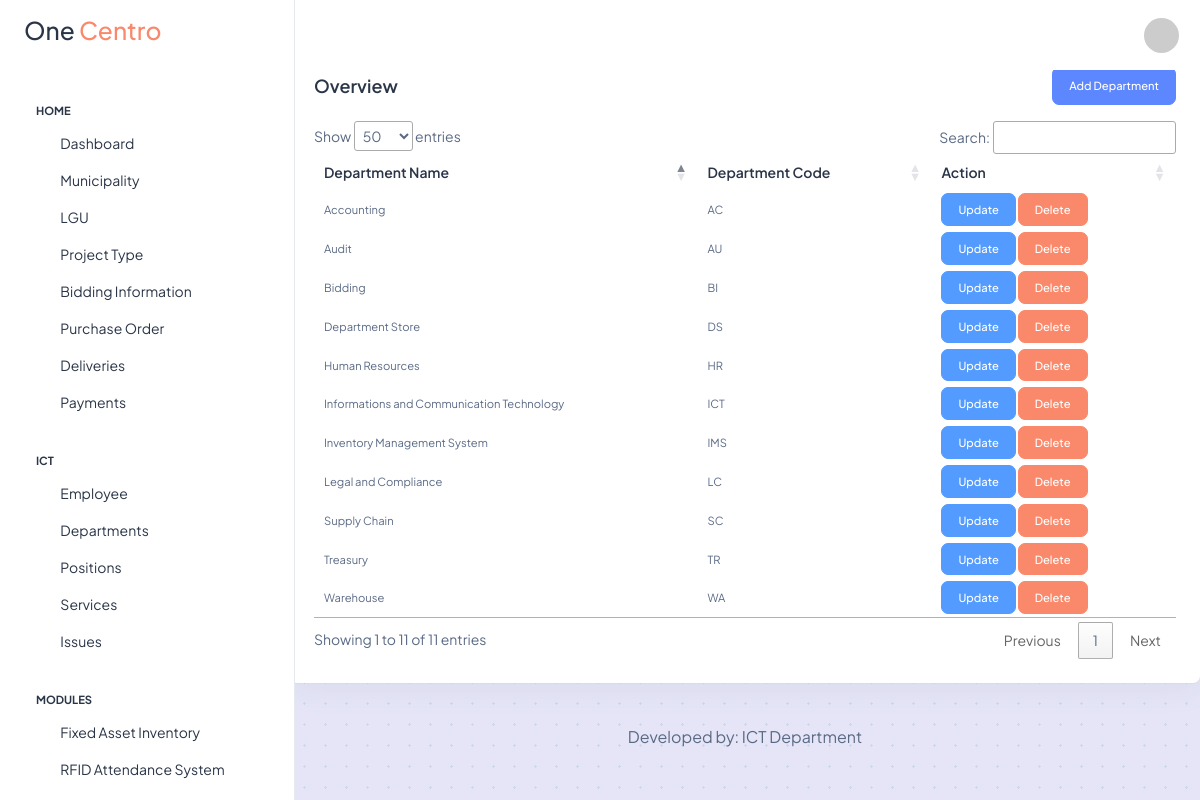
/dashboard/departments.php (signed in), run on the app's committed database.
### tables this page shows
CREATE TABLE `departments` (
  `id` int(11) NOT NULL,
  `department_code` varchar(10) NOT NULL,
  `department_name` varchar(255) NOT NULL
);

### db/conn.php (called while the page is built)
<?php
    class DBConnection {
        private $host = "localhost";
        private $user = "root";
        private $pass = "";
        private $db = "one_centro";
        protected function connect() {
            try {
                $dsn = 'mysql: host=' . $this->host . ';dbname=' . $this->db;
                $pdo = new PDO($dsn, $this->user, $this->pass);
                $pdo->setAttribute(PDO::ATTR_ERRMODE, PDO::ERRMODE_EXCEPTION);
                return $pdo;
            } catch(PDOException $e) {
                print_r($e);
            }
        }
    }
?>

### models/departments-facade.php (called while the page is built, shortened)
<?php
class DepartmentsFacade extends DBConnection
{
    public function fetchDepartments()
    {
        $sql = $this->connect()->prepare("SELECT * FROM departments ORDER BY department_name");
        $sql->execute();
        return $sql;
    }
}

### dashboard/departments.php (the view, shortened to what this page needs)
<?php
include realpath(__DIR__ . '/../includes/layout/dashboard-header.php');
include realpath(__DIR__ . '/../models/departments-facade.php');
$departmentsFacade = new DepartmentsFacade;
if (isset($_SESSION["user_role"])) {
    $userRole = $_SESSION["user_role"];
}
if (isset($_SESSION["first_name"])) {
    $firstName = $_SESSION["first_name"];
}
if (isset($_SESSION["department"])) {
    $department = $_SESSION["department"];
}
?>
<div class="page-wrapper" id="main-wrapper" data-layout="vertical" data-navbarbg="skin6" data-sidebartype="full" data-sidebar-position="fixed" data-header-position="fixed">
    <aside class="left-sidebar">
      <div>
        <div class="brand-logo d-flex align-items-center justify-content-between">
            <a href="./index" class="text-nowrap logo-img"><h3>One <span class="text-danger">Centro</span></h3></a>
        </div>
        <?php include realpath(__DIR__ . '/../includes/layout/dashboard-sidebar.php') ?>
      </div>
    </aside>
    <div class="body-wrapper">
        <header class="app-header">
            <nav class="navbar navbar-expand-lg navbar-light">
                <div class="navbar-collapse justify-content-end px-0" id="navbarNav">
                    <ul class="navbar-nav flex-row ms-auto align-items-center justify-content-end">
                        <li class="nav-item dropdown">
                            <a class="nav-link nav-icon-hover" href="javascript:void(0)" id="drop2" data-bs-toggle="dropdown" aria-expanded="false">
                                <img src="https://ui-avatars.com/api/?name=<?= $firstName . '+' . $lastName ?>&background=random" class="rounded-circle" width="35" height="35">
                            </a>
                        </li>
                    </ul>
                </div>
            </nav>
        </header>
        <div class="container-fluid">
            <div class="row">
                <div class="col-lg-12 d-flex align-items-strech">
                    <div class="card w-100">
                        <div class="card-body p-4">
                            <div class="d-flex justify-content-between">
                                <h5 class="card-title fw-semibold my-2">Overview</h5>
                                <?php if ($userRole == 1) { ?>
                                    <button type="button" class="btn btn-primary" data-bs-toggle="modal" data-bs-target="#addDepartmentModal">Add Department</button>
                                <?php } ?>
                            </div>
                            <div class="py-2">
                            </div>
                            <div class="table-responsive">
                                <table class="table text-nowrap mb-0 align-middle">
                                    <thead class="text-dark fs-4">
                                        <tr>
                                            <th class="border-bottom-0">
                                                <h6 class="fw-semibold mb-0">Department Name</h6>
                                            </th>
                                            <?php if ($userRole == 1) { ?>
                                            <th class="border-bottom-0">
                                                <h6 class="fw-semibold mb-0">Department Code</h6>
                                            </th>
                                            <th class="border-bottom-0">
                                                <h6 class="fw-semibold mb-0">Action</h6>
                                            </th>
                                            <?php } ?>
                                        </tr>
                                    </thead>
                                    <tbody>
                                    <?php
                                    $fetchDepartments = $departmentsFacade->FetchDepartments();
                                    while ($row = $fetchDepartments->fetch(PDO::FETCH_ASSOC)) { ?>
                                        <tr>
                                            <td class="border-bottom-0">
                                                <p class="mb-0 fw-normal"><?= $row["department_name"]?></p>
                                            </td>
                                            <?php if ($userRole == 1) { ?>
                                            <td class="border-bottom-0">
                                                <p class="mb-0 fw-normal"><?= $row["department_code"]?></p>
                                            </td>
                                            <td class="border-bottom-0">
                                                <a href="departments?is_updated=<?= $row["id"] ?>" class="btn btn-info">Update</a>
                                                <a href="delete-department?department_id=<?= $row["id"] ?>" class="btn btn-danger" onclick="return confirm('Are you sure you want to delete this department?');">Delete</a>
                                            </td>
                                            <?php } ?>
                                        </tr>
                                    <?php } ?>
                                    </tbody>
                                </table>
                            </div>
                        </div>
                    </div>
                </div>
            </div>
            <div class="py-6 px-6 text-center">
                <p class="mb-0 fs-4">Developed by: ICT Department</p>
            </div>
        </div>
    </div>
</div>
<?php include realpath(__DIR__ . '/../includes/layout/dashboard-footer.php') ?>

### includes/layout/dashboard-header.php (shortened to what this page needs)
<!DOCTYPE html>
<html lang="en">
<head>
    <link rel="stylesheet" href="../vendor/twbs/bootstrap/dist/css/bootstrap.min.css">
    <link rel="stylesheet" href="../vendor/twbs/bootstrap-icons/font/bootstrap-icons.min.css">
    <link rel="stylesheet" href="https://cdn.datatables.net/1.13.7/css/jquery.dataTables.min.css">
    <link rel="stylesheet" href="https://cdn.datatables.net/buttons/2.4.2/css/buttons.dataTables.min.css">
    <link rel="stylesheet" href="../dist/css/styles.min.css">
    <link rel="stylesheet" href="../dist/css/main.css">
</head>
<body>

### includes/layout/dashboard-sidebar.php (shortened to what this page needs)
<nav class="sidebar-nav scroll-sidebar">
    <ul id="sidebarnav">
        <li class="nav-small-cap">
            <span class="hide-menu">Home</span>
        </li>
        <li class="sidebar-item">
            <a class="sidebar-link" href="index" aria-expanded="false">
                <span><i class="ti ti-layout-dashboard"></i></span>
                <span class="hide-menu">Dashboard</span>
            </a>
        </li>
        <li class="sidebar-item">
            <a class="sidebar-link" href="municipality" aria-expanded="false">
                <span><i class="ti ti-layout-dashboard"></i></span>
                <span class="hide-menu">Municipality</span>
            </a>
        </li>
        <li class="sidebar-item">
            <a class="sidebar-link" href="lgu" aria-expanded="false">
                <span><i class="ti ti-layout-dashboard"></i></span>
                <span class="hide-menu">LGU</span>
            </a>
        </li>
        <li class="sidebar-item">
            <a class="sidebar-link" href="project-type" aria-expanded="false">
                <span><i class="ti ti-layout-dashboard"></i></span>
                <span class="hide-menu">Project Type</span>
            </a>
        </li>
        <li class="sidebar-item">
            <a class="sidebar-link" href="bidding-information" aria-expanded="false">
                <span><i class="ti ti-layout-dashboard"></i></span>
                <span class="hide-menu">Bidding Information</span>
            </a>
        </li>
        <li class="sidebar-item">
            <a class="sidebar-link" href="purchase-order" aria-expanded="false">
                <span><i class="ti ti-layout-dashboard"></i></span>
                <span class="hide-menu">Purchase Order</span>
            </a>
        </li>
        <li class="sidebar-item">
            <a class="sidebar-link" href="deliveries" aria-expanded="false">
                <span><i class="ti ti-layout-dashboard"></i></span>
                <span class="hide-menu">Deliveries</span>
            </a>
        </li>
        <li class="sidebar-item">
            <a class="sidebar-link" href="payments" aria-expanded="false">
                <span><i class="ti ti-layout-dashboard"></i></span>
                <span class="hide-menu">Payments</span>
            </a>
        </li>
        <li class="nav-small-cap">
            <span class="hide-menu"><?= $department ?></span>
        </li>
        <?php if ($department == 'ICT') { ?>
            <li class="sidebar-item">
                <a class="sidebar-link" href="employee" aria-expanded="false">
                    <span><i class="ti ti-users"></i></span>
                    <span class="hide-menu">Employee</span>
                </a>
            </li>
            <li class="sidebar-item">
                <a class="sidebar-link" href="departments" aria-expanded="false">
                    <span><i class="ti ti-door"></i></span>
                    <span class="hide-menu">Departments</span>
                </a>
            </li>
            <?php if ($userRole == 1) { ?>
                <li class="sidebar-item">
                    <a class="sidebar-link" href="positions" aria-expanded="false">
                        <span><i class="ti ti-user"></i></span>
                        <span class="hide-menu">Positions</span>
                    </a>
                </li>
                <li class="sidebar-item">
                    <a class="sidebar-link" href="services" aria-expanded="false">
                        <span><i class="ti ti-clipboard"></i></span>
                        <span class="hide-menu">Services</span>
                    </a>
                </li>
                <li class="sidebar-item">
                    <a class="sidebar-link" href="issues" aria-expanded="false">
                        <span><i class="ti ti-star"></i></span>
                        <span class="hide-menu">Issues</span>
                    </a>
                </li>
        <?php }
        } ?>
        <li class="nav-small-cap">
            <span class="hide-menu">Modules</span>
        </li>
        <?php if ($department == 'ICT') { ?>
            <li class="sidebar-item">
                <a class="sidebar-link" href="fixed-asset-inventory" aria-expanded="false">
                    <span><i class="ti ti-archive"></i></span>
                    <span class="hide-menu">Fixed Asset Inventory</span>
                </a>
            </li>
            <li class="sidebar-item">
                <a class="sidebar-link" href="../rfid" target="_blank" aria-expanded="false">
                    <span><i class="ti ti-archive"></i></span>
                    <span class="hide-menu">RFID Attendance System</span>
                </a>
            </li>
        <?php } ?>
        <li class="sidebar-item">
            <a class="sidebar-link" href="cts" aria-expanded="false">
            </a>
        </li>
    </ul>
</nav>

### includes/layout/dashboard-footer.php (shortened to what this page needs)
</body>
</html>

### dashboard/departments.php (style rules this page uses)
body { opacity: 1; background-image: radial-gradient(#cdd9e7 1.05px, #e5e5f7 1.05px); background-size: 21px 21px; }

### data on the page
departments: department_name "Accounting", department_code "AC"
departments: department_name "Audit", department_code "AU"
departments: department_name "Bidding", department_code "BI"
departments: department_name "Department Store", department_code "DS"
departments: department_name "Human Resources", department_code "HR"
departments: department_name "Informations and Communication Technology", department_code "ICT"
departments: department_name "Inventory Management System", department_code "IMS"
departments: department_name "Legal and Compliance", department_code "LC"
departments: department_name "Supply Chain", department_code "SC"
departments: department_name "Treasury", department_code "TR"
departments: department_name "Warehouse", department_code "WA"

### other printed values
$department "ICT"
